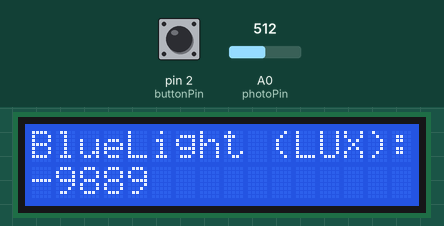
Simulated run of this sketch. Board: Arduino Uno, built with avr-gcc and run on an emulated ATmega328P. On the bench: 16×2 character LCD. Inputs (shaded band) come from the test bench; at power-on: pin 2 (buttonPin) HIGH, A0 (photoPin) = 512. Storage starts empty; what the sketch prints to the serial monitor is not drawn.

Above: at 1.3 s.
1.4 s: pin 2 (buttonPin) pulled LOW for 1 s
3.9 s: A0 (photoPin) set to 716
At 4.4 s:
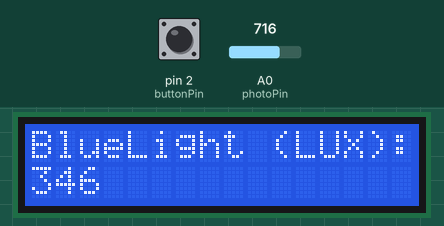
6.0 s: pin 2 (buttonPin) pulled LOW for 0.15 s
At 7.2 s:
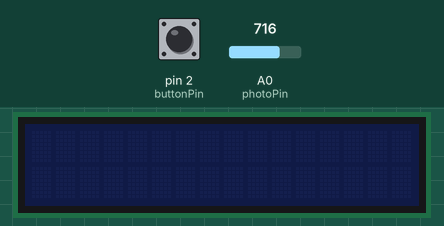
7.6 s: A0 (photoPin) set to 900
10.0 s: A0 (photoPin) set to 1023
Timing chart, 0 to 13.0 s (numbered marks = the images above; inputs shaded):
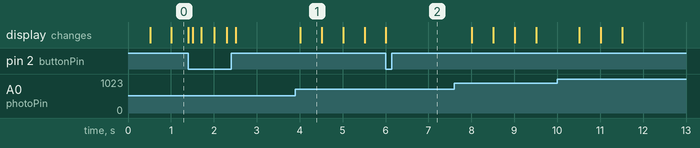

The sketch:

winter_prototype1.ino
```cpp
#include <Wire.h>
#include <LiquidCrystal_I2C.h>
#include <ArduinoJson.h>
#include <SPI.h>
#include <SD.h>

// ------------------ LCD ------------------
LiquidCrystal_I2C lcd_1(0x27, 16, 2);
bool lightMode = true;
static int lastDisplayed = -1;
unsigned long lastLcdUpdate = 0;
const unsigned long lcdInterval = 500; // ms

// ------------------ Sensors ------------------
#define photoPin A0
int photoResistor = 0;
unsigned long lastSensorMillis = 0;
const unsigned long sensorInterval = 100; // ms

// ------------------ Button ------------------
#define buttonPin 2
static unsigned long lastButtonPress = 0;

// ------------------ Timer ------------------
const int millisSeconds = 1000;
unsigned int previousMillis = 0;
unsigned int seconds = 0;

// ------------------ SD ------------------
const char* dataFileName = "data.txt";
const char* metaFileName = "meta.txt";
bool sdAvailable = false;

// ------------------ Logging ------------------
int lastSavedTime = 0;
const int n = 5;
const int totalIterations = 24 * n;
unsigned int lastLogMillis = 0;
const unsigned int logInterval = 10000; // ms

// ------------------ Utility Functions ------------------

// Read metadata safely from JSON file
int readMeta() {
  if (!SD.exists(metaFileName)) return 0;

  File metaFile = SD.open(metaFileName, FILE_READ);
  if (!metaFile) return 0;

  StaticJsonDocument<64> doc;
  DeserializationError err = deserializeJson(doc, metaFile);
  metaFile.close();

  if (err) {
    Serial.println("Meta file corrupted, resetting...");
    return 0;
  }

  int value = doc["lastSavedTime"] | 0;
  if (value < 0 || value > totalIterations) {
    Serial.println("Meta value invalid, resetting...");
    return 0;
  }

  return value;
}

// Write metadata safely to JSON file
void writeMeta(int value) {
  // Remove the old meta file first
  if (SD.exists(metaFileName)) SD.remove(metaFileName);

  // Open new meta file
  File f = SD.open(metaFileName, FILE_WRITE);
  if (!f) {
    Serial.println("Failed to write meta file");
    return;
  }

  StaticJsonDocument<64> doc;
  doc["lastSavedTime"] = value;
  serializeJson(doc, f);
  f.println();
  f.close();
}

// ------------------ Setup ------------------
void setup() {
  Serial.begin(115200);

  // LCD
  lcd_1.init();
  lcd_1.setBacklight(1);
  lcd_1.setCursor(0,0);
  lcd_1.print("BlueLight (LUX):");

  pinMode(photoPin, INPUT);
  pinMode(buttonPin, INPUT_PULLUP);

  // SD init with retries
  Serial.println("Initializing SD card...");
  for (int i = 0; i < 5; i++) {
    if (SD.begin(10)) {
      sdAvailable = true;
      break;
    }
    Serial.println("SD init failed, retrying...");
    delay(500);
  }
  if (!sdAvailable) Serial.println("SD NOT available, running without logging");
  else Serial.println("SD card initialized.");

  // Read metadata
  if (sdAvailable) lastSavedTime = readMeta();
  Serial.print("Recovered lastSavedTime: ");
  Serial.println(lastSavedTime);

  // Ensure data file exists
  if (sdAvailable && !SD.exists(dataFileName)) {
    File f = SD.open(dataFileName, FILE_WRITE);
    if (f) f.close();
  }

  // Stop if finished
  if (lastSavedTime >= totalIterations) {
    Serial.println("All readings already completed.");
  }
}

// ------------------ Main Loop ------------------
void loop() {
  unsigned long currentMillis = millis();

  // ---------- Read sensor ----------
  if (currentMillis - lastSensorMillis >= sensorInterval) {
    lastSensorMillis = currentMillis;

    static int smoothed = 0;
    smoothed = (smoothed * 3 + analogRead(photoPin)) / 4;
    photoResistor = smoothed;
  }

  int luxValue = map(photoResistor, 0, 170, 0, 20000);

  // ---------- Update LCD ----------
  if (currentMillis - lastLcdUpdate >= lcdInterval) {
    lastLcdUpdate = currentMillis;
    if (abs(luxValue - lastDisplayed) > 50) {
      lcd_1.setCursor(0,1);
      lcd_1.print("      "); // clear
      lcd_1.setCursor(0,1);
      lcd_1.print(luxValue);
      lastDisplayed = luxValue;
    }
  }

  // ---------- Button ----------
  if (digitalRead(buttonPin) == LOW && currentMillis - lastButtonPress > 300) {
    lastButtonPress = currentMillis;
    lightMode = !lightMode;
    if (lightMode) {
      lcd_1.display();
      lcd_1.setBacklight(1);
    } else {
      lcd_1.noDisplay();
      lcd_1.setBacklight(0);
    }
  }

  // ---------- Seconds timer ----------
  if (currentMillis - previousMillis >= millisSeconds) {
    previousMillis = currentMillis;
    seconds++;
  }

  // ---------- Logging ----------
  if (sdAvailable && currentMillis - lastLogMillis >= logInterval) {
    lastLogMillis = currentMillis;

    if (lastSavedTime >= totalIterations) return;

    lastSavedTime++;

    File myFile = SD.open(dataFileName, FILE_WRITE);
    if (myFile) {
      StaticJsonDocument<128> doc;
      doc["Time"] = lastSavedTime;
      doc["raw"] = photoResistor;
      doc["lux"] = luxValue;
      serializeJson(doc, myFile);
      myFile.println();
      myFile.close();

      // Save meta every 5 entries to reduce SD wear
      if (lastSavedTime % 5 == 0) writeMeta(lastSavedTime);

      Serial.print("Logged: raw=");
      Serial.print(photoResistor);
      Serial.print(", lux=");
      Serial.println(luxValue);
    }
  }
}
```

Measured:
- after the input at 3.9 s, the display: changes after 0.11 s (image 1)
- after the input at 6.0 s, the display: changes at once (image 2)
- what the display in image 1 shows lasts 0.5 s, from 4.0 s to 4.5 s
